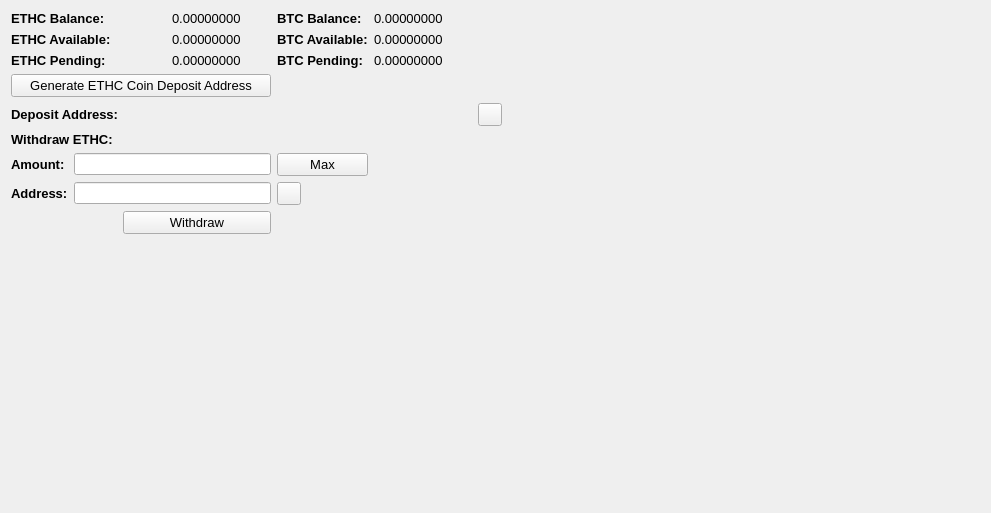
     <widget class="QWidget" name="BalanceTab">
      <attribute name="title">
       <string>Balance</string>
      </attribute>
      <layout class="QGridLayout" name="gridLayout_2">
       <item row="0" column="0" colspan="2">
        <widget class="QLabel" name="label_11">
         <property name="font">
          <font>
           <pointsize>10</pointsize>
           <weight>75</weight>
           <bold>true</bold>
          </font>
         </property>
         <property name="text">
          <string>ETHC Balance:</string>
         </property>
        </widget>
       </item>
       <item row="0" column="3">
        <widget class="QLabel" name="ETHCBalanceLabel">
         <property name="font">
          <font>
           <pointsize>10</pointsize>
          </font>
         </property>
         <property name="text">
          <string>0.00000000</string>
         </property>
         <property name="textInteractionFlags">
          <set>Qt::LinksAccessibleByMouse|Qt::TextSelectableByMouse</set>
         </property>
        </widget>
       </item>
       <item row="0" column="4">
        <widget class="QLabel" name="label_12">
         <property name="font">
          <font>
           <pointsize>10</pointsize>
           <weight>75</weight>
           <bold>true</bold>
          </font>
         </property>
         <property name="text">
          <string>BTC Balance:</string>
         </property>
        </widget>
       </item>
       <item row="0" column="5">
        <widget class="QLabel" name="BitcoinBalanceLabel">
         <property name="font">
          <font>
           <pointsize>10</pointsize>
          </font>
         </property>
         <property name="text">
          <string>0.00000000</string>
         </property>
         <property name="textInteractionFlags">
          <set>Qt::LinksAccessibleByMouse|Qt::TextSelectableByMouse</set>
         </property>
        </widget>
       </item>
       <item row="0" column="7" rowspan="10">
        <spacer name="horizontalSpacer_4">
         <property name="orientation">
          <enum>Qt::Horizontal</enum>
         </property>
         <property name="sizeHint" stdset="0">
          <size>
           <width>478</width>
           <height>488</height>
          </size>
         </property>
        </spacer>
       </item>
       <item row="1" column="0" colspan="2">
        <widget class="QLabel" name="label_13">
         <property name="font">
          <font>
           <pointsize>10</pointsize>
           <weight>75</weight>
           <bold>true</bold>
          </font>
         </property>
         <property name="text">
          <string>ETHC Available:</string>
         </property>
        </widget>
       </item>
       <item row="1" column="3">
        <widget class="QLabel" name="ETHCAvailableLabel_2">
         <property name="font">
          <font>
           <pointsize>10</pointsize>
          </font>
         </property>
         <property name="text">
          <string>0.00000000</string>
         </property>
         <property name="textInteractionFlags">
          <set>Qt::LinksAccessibleByMouse|Qt::TextSelectableByMouse</set>
         </property>
        </widget>
       </item>
       <item row="1" column="4">
        <widget class="QLabel" name="label_15">
         <property name="font">
          <font>
           <pointsize>10</pointsize>
           <weight>75</weight>
           <bold>true</bold>
          </font>
         </property>
         <property name="text">
          <string>BTC Available:</string>
         </property>
        </widget>
       </item>
       <item row="1" column="5">
        <widget class="QLabel" name="BitcoinAvailableLabel">
         <property name="font">
          <font>
           <pointsize>10</pointsize>
          </font>
         </property>
         <property name="text">
          <string>0.00000000</string>
         </property>
         <property name="textInteractionFlags">
          <set>Qt::LinksAccessibleByMouse|Qt::TextSelectableByMouse</set>
         </property>
        </widget>
       </item>
       <item row="2" column="0" colspan="2">
        <widget class="QLabel" name="label_14">
         <property name="font">
          <font>
           <pointsize>10</pointsize>
           <weight>75</weight>
           <bold>true</bold>
          </font>
         </property>
         <property name="text">
          <string>ETHC Pending:</string>
         </property>
        </widget>
       </item>
       <item row="2" column="3">
        <widget class="QLabel" name="ETHCPendingLabel">
         <property name="font">
          <font>
           <pointsize>10</pointsize>
          </font>
         </property>
         <property name="text">
          <string>0.00000000</string>
         </property>
         <property name="textInteractionFlags">
          <set>Qt::LinksAccessibleByMouse|Qt::TextSelectableByMouse</set>
         </property>
        </widget>
       </item>
       <item row="2" column="4">
        <widget class="QLabel" name="label_31">
         <property name="font">
          <font>
           <pointsize>10</pointsize>
           <weight>75</weight>
           <bold>true</bold>
          </font>
         </property>
         <property name="text">
          <string>BTC Pending:</string>
         </property>
        </widget>
       </item>
       <item row="2" column="5">
        <widget class="QLabel" name="BitcoinPendingLabel">
         <property name="font">
          <font>
           <pointsize>10</pointsize>
          </font>
         </property>
         <property name="text">
          <string>0.00000000</string>
         </property>
         <property name="textInteractionFlags">
          <set>Qt::LinksAccessibleByMouse|Qt::TextSelectableByMouse</set>
         </property>
        </widget>
       </item>
       <item row="3" column="0" colspan="4">
        <widget class="QPushButton" name="GenDepositBTN">
         <property name="font">
          <font>
           <pointsize>10</pointsize>
          </font>
         </property>
         <property name="text">
          <string>Generate ETHC Coin Deposit Address</string>
         </property>
        </widget>
       </item>
       <item row="4" column="0" colspan="3">
        <widget class="QLabel" name="label_33">
         <property name="font">
          <font>
           <pointsize>10</pointsize>
           <weight>75</weight>
           <bold>true</bold>
          </font>
         </property>
         <property name="text">
          <string>Deposit Address:</string>
         </property>
        </widget>
       </item>
       <item row="4" column="3" colspan="3">
        <widget class="QLabel" name="DepositAddressLabel">
         <property name="minimumSize">
          <size>
           <width>300</width>
           <height>0</height>
          </size>
         </property>
         <property name="palette">
          <palette>
           <active>
            <colorrole role="WindowText">
             <brush brushstyle="SolidPattern">
              <color alpha="255">
               <red>0</red>
               <green>0</green>
               <blue>0</blue>
              </color>
             </brush>
            </colorrole>
            <colorrole role="Text">
             <brush brushstyle="SolidPattern">
              <color alpha="255">
               <red>0</red>
               <green>0</green>
               <blue>255</blue>
              </color>
             </brush>
            </colorrole>
           </active>
           <inactive>
            <colorrole role="WindowText">
             <brush brushstyle="SolidPattern">
              <color alpha="255">
               <red>0</red>
               <green>0</green>
               <blue>0</blue>
              </color>
             </brush>
            </colorrole>
            <colorrole role="Text">
             <brush brushstyle="SolidPattern">
              <color alpha="255">
               <red>0</red>
               <green>0</green>
               <blue>255</blue>
              </color>
             </brush>
            </colorrole>
           </inactive>
           <disabled>
            <colorrole role="WindowText">
             <brush brushstyle="SolidPattern">
              <color alpha="255">
               <red>120</red>
               <green>120</green>
               <blue>120</blue>
              </color>
             </brush>
            </colorrole>
            <colorrole role="Text">
             <brush brushstyle="SolidPattern">
              <color alpha="255">
               <red>120</red>
               <green>120</green>
               <blue>120</blue>
              </color>
             </brush>
            </colorrole>
           </disabled>
          </palette>
         </property>
         <property name="font">
          <font>
           <pointsize>10</pointsize>
           <weight>75</weight>
           <bold>true</bold>
          </font>
         </property>
         <property name="text">
          <string/>
         </property>
         <property name="alignment">
          <set>Qt::AlignRight|Qt::AlignTrailing|Qt::AlignVCenter</set>
         </property>
         <property name="textInteractionFlags">
          <set>Qt::LinksAccessibleByMouse|Qt::TextSelectableByKeyboard|Qt::TextSelectableByMouse</set>
         </property>
        </widget>
       </item>
       <item row="4" column="6">
        <widget class="QToolButton" name="DepositCopyButton">
         <property name="toolTip">
          <string>Copy to clipboard</string>
         </property>
         <property name="text">
          <string/>
         </property>
         <property name="icon">
          <iconset resource="../bitcoin.qrc">
           <normaloff>:/icons/editcopy</normaloff>:/icons/editcopy</iconset>
         </property>
         <property name="shortcut">
          <string>Alt+P</string>
         </property>
        </widget>
       </item>
       <item row="5" column="0" colspan="2">
        <widget class="QLabel" name="label_34">
         <property name="font">
          <font>
           <pointsize>10</pointsize>
           <weight>75</weight>
           <bold>true</bold>
          </font>
         </property>
         <property name="text">
          <string>Withdraw ETHC:</string>
         </property>
        </widget>
       </item>
       <item row="6" column="0">
        <widget class="QLabel" name="label_26">
         <property name="font">
          <font>
           <pointsize>10</pointsize>
           <weight>75</weight>
           <bold>true</bold>
          </font>
         </property>
         <property name="text">
          <string>Amount:</string>
         </property>
        </widget>
       </item>
       <item row="6" column="1" colspan="3">
        <widget class="QLineEdit" name="WithdrawUnitsInput">
         <property name="font">
          <font>
           <pointsize>9</pointsize>
           <weight>75</weight>
           <bold>true</bold>
          </font>
         </property>
         <property name="text">
          <string/>
         </property>
        </widget>
       </item>
       <item row="6" column="4">
        <widget class="QPushButton" name="Withdraw_Max_Amount">
         <property name="font">
          <font>
           <pointsize>10</pointsize>
          </font>
         </property>
         <property name="text">
          <string>Max</string>
         </property>
        </widget>
       </item>
       <item row="7" column="0">
        <widget class="QLabel" name="label_10">
         <property name="font">
          <font>
           <pointsize>10</pointsize>
           <weight>75</weight>
           <bold>true</bold>
          </font>
         </property>
         <property name="text">
          <string>Address:</string>
         </property>
        </widget>
       </item>
       <item row="7" column="1" colspan="3">
        <widget class="QLineEdit" name="WithdrawAddress">
         <property name="font">
          <font>
           <pointsize>9</pointsize>
           <weight>75</weight>
           <bold>true</bold>
          </font>
         </property>
        </widget>
       </item>
       <item row="7" column="4">
        <widget class="QToolButton" name="WithdrawPasteButton">
         <property name="toolTip">
          <string>Paste from clipboard</string>
         </property>
         <property name="text">
          <string/>
         </property>
         <property name="icon">
          <iconset resource="../bitcoin.qrc">
           <normaloff>:/icons/editpaste</normaloff>:/icons/editpaste</iconset>
         </property>
         <property name="shortcut">
          <string>Alt+P</string>
         </property>
        </widget>
       </item>
       <item row="8" column="2" colspan="2">
        <widget class="QPushButton" name="WithdrawUnitsBtn">
         <property name="font">
          <font>
           <pointsize>10</pointsize>
          </font>
         </property>
         <property name="text">
          <string>Withdraw</string>
         </property>
        </widget>
       </item>
       <item row="9" column="0" colspan="6">
        <spacer name="verticalSpacer">
         <property name="orientation">
          <enum>Qt::Vertical</enum>
         </property>
         <property name="sizeHint" stdset="0">
          <size>
           <width>428</width>
           <height>262</height>
          </size>
         </property>
        </spacer>
       </item>
      </layout>
      <zorder>label_31</zorder>
      <zorder>label_15</zorder>
      <zorder>label_12</zorder>
      <zorder>label_14</zorder>
      <zorder>label_13</zorder>
      <zorder>label_11</zorder>
      <zorder>BitcoinBalanceLabel</zorder>
      <zorder>ETHCBalanceLabel</zorder>
      <zorder>ETHCAvailableLabel_2</zorder>
      <zorder>ETHCPendingLabel</zorder>
      <zorder>BitcoinAvailableLabel</zorder>
      <zorder>BitcoinPendingLabel</zorder>
      <zorder>label_33</zorder>
      <zorder>GenDepositBTN</zorder>
      <zorder>DepositAddressLabel</zorder>
      <zorder>Withdraw_Max_Amount</zorder>
      <zorder>label_34</zorder>
      <zorder>WithdrawUnitsInput</zorder>
      <zorder>label_10</zorder>
      <zorder>label_26</zorder>
      <zorder>WithdrawAddress</zorder>
      <zorder>WithdrawUnitsBtn</zorder>
      <zorder>horizontalSpacer_4</zorder>
      <zorder>verticalSpacer</zorder>
      <zorder>WithdrawPasteButton</zorder>
      <zorder>DepositCopyButton</zorder>
     </widget>
